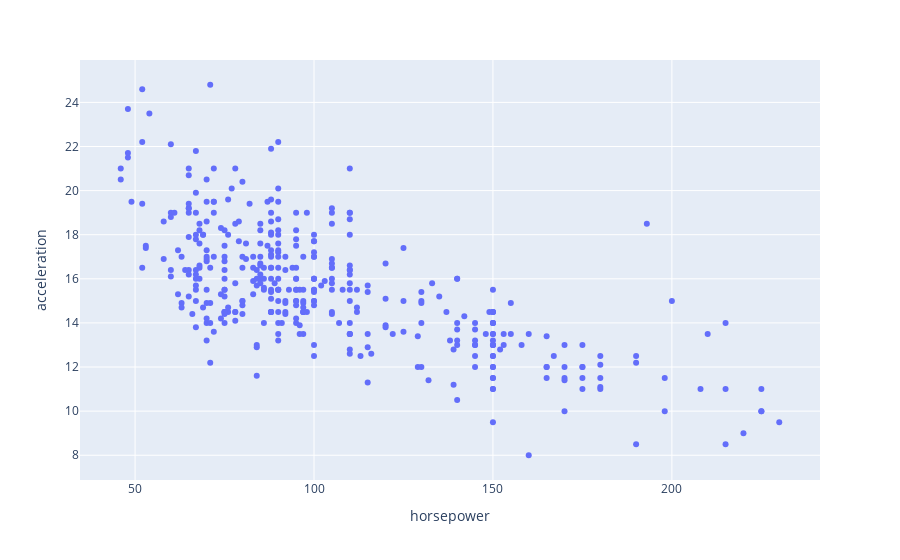

Notebook code for this chart:
### Markdown cell above
### Create scatter plot

To represent the relationship between two numerical continuous variables:

1. x-axis → `horsepower`
2. y-axis → `acceleration`

### Code cell
px.scatter(data_frame = df_cars , x = 'horsepower' , y = 'acceleration')

### Figure 1 — Plotly figure (JSON) as saved in the notebook; plotly's stock layout.template omitted (floating-point values rounded to 4 significant figures; data arrays with more than 128 entries replaced by an {"elided": "..."} marker saying what was removed)
{"data": [{"hovertemplate": "horsepower=%{x}<br>acceleration=%{y}<extra></extra>", "legendgroup": "", "marker": {"color": "#636efa", "symbol": "circle"}, "mode": "markers", "name": "", "orientation": "v", "showlegend": false, "type": "scatter", "x": {"elided": "398 int values"}, "xaxis": "x", "y": {"elided": "398 float values"}, "yaxis": "y"}], "layout": {"autosize": true, "legend": {"tracegroupgap": 0}, "margin": {"t": 60}, "xaxis": {"anchor": "y", "autorange": true, "domain": [0, 1], "range": [31.11, 244.9], "title": {"text": "horsepower"}, "type": "linear"}, "yaxis": {"anchor": "x", "autorange": true, "domain": [0, 1], "range": [6.699, 26.1], "title": {"text": "acceleration"}, "type": "linear"}}}
